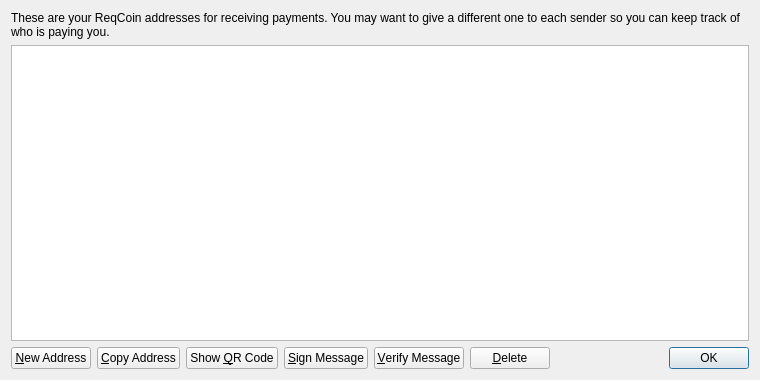
<?xml version="1.0" encoding="UTF-8"?>
<ui version="4.0">
 <class>AddressBookPage</class>
 <widget class="QWidget" name="AddressBookPage">
  <property name="geometry">
   <rect>
    <x>0</x>
    <y>0</y>
    <width>760</width>
    <height>380</height>
   </rect>
  </property>
  <property name="windowTitle">
   <string>Address Book</string>
  </property>
  <layout class="QVBoxLayout" name="verticalLayout">
   <item>
    <widget class="QLabel" name="labelExplanation">
     <property name="text">
      <string>These are your ReqCoin addresses for receiving payments. You may want to give a different one to each sender so you can keep track of who is paying you.</string>
     </property>
     <property name="textFormat">
      <enum>Qt::PlainText</enum>
     </property>
     <property name="wordWrap">
      <bool>true</bool>
     </property>
    </widget>
   </item>
   <item>
    <widget class="QTableView" name="tableView">
     <property name="contextMenuPolicy">
      <enum>Qt::CustomContextMenu</enum>
     </property>
     <property name="toolTip">
      <string>Double-click to edit address or label</string>
     </property>
     <property name="tabKeyNavigation">
      <bool>false</bool>
     </property>
     <property name="alternatingRowColors">
      <bool>true</bool>
     </property>
     <property name="selectionMode">
      <enum>QAbstractItemView::SingleSelection</enum>
     </property>
     <property name="selectionBehavior">
      <enum>QAbstractItemView::SelectRows</enum>
     </property>
     <property name="sortingEnabled">
      <bool>true</bool>
     </property>
     <attribute name="verticalHeaderVisible">
      <bool>false</bool>
     </attribute>
    </widget>
   </item>
   <item>
    <layout class="QHBoxLayout" name="horizontalLayout">
     <item>
      <widget class="QPushButton" name="newAddressButton">
       <property name="toolTip">
        <string>Create a new address</string>
       </property>
       <property name="text">
        <string>&amp;New Address</string>
       </property>
       <property name="icon">
        <iconset resource="../bitcoin.qrc">
         <normaloff>:/icons/add</normaloff>:/icons/add</iconset>
       </property>
      </widget>
     </item>
     <item>
      <widget class="QPushButton" name="copyToClipboard">
       <property name="toolTip">
        <string>Copy the currently selected address to the system clipboard</string>
       </property>
       <property name="text">
        <string>&amp;Copy Address</string>
       </property>
       <property name="icon">
        <iconset resource="../bitcoin.qrc">
         <normaloff>:/icons/editcopy</normaloff>:/icons/editcopy</iconset>
       </property>
      </widget>
     </item>
     <item>
      <widget class="QPushButton" name="showQRCode">
       <property name="text">
        <string>Show &amp;QR Code</string>
       </property>
       <property name="icon">
        <iconset resource="../bitcoin.qrc">
         <normaloff>:/icons/qrcode</normaloff>:/icons/qrcode</iconset>
       </property>
      </widget>
     </item>
     <item>
      <widget class="QPushButton" name="signMessage">
       <property name="toolTip">
        <string>Sign a message to prove you own a Bitcoin address</string>
       </property>
       <property name="text">
        <string>&amp;Sign Message</string>
       </property>
       <property name="icon">
        <iconset resource="../bitcoin.qrc">
         <normaloff>:/icons/edit</normaloff>:/icons/edit</iconset>
       </property>
      </widget>
     </item>
     <item>
      <widget class="QPushButton" name="verifyMessage">
       <property name="toolTip">
        <string>Verify a message to ensure it was signed with a specified Bitcoin address</string>
       </property>
       <property name="text">
        <string>&amp;Verify Message</string>
       </property>
       <property name="icon">
        <iconset resource="../bitcoin.qrc">
         <normaloff>:/icons/transaction_0</normaloff>:/icons/transaction_0</iconset>
       </property>
      </widget>
     </item>
     <item>
      <widget class="QPushButton" name="deleteButton">
       <property name="toolTip">
        <string>Delete the currently selected address from the list. Only sending addresses can be deleted.</string>
       </property>
       <property name="text">
        <string>&amp;Delete</string>
       </property>
       <property name="icon">
        <iconset resource="../bitcoin.qrc">
         <normaloff>:/icons/remove</normaloff>:/icons/remove</iconset>
       </property>
      </widget>
     </item>
     <item>
      <spacer name="horizontalSpacer">
       <property name="orientation">
        <enum>Qt::Horizontal</enum>
       </property>
       <property name="sizeHint" stdset="0">
        <size>
         <width>40</width>
         <height>20</height>
        </size>
       </property>
      </spacer>
     </item>
     <item>
      <widget class="QDialogButtonBox" name="buttonBox">
       <property name="sizePolicy">
        <sizepolicy hsizetype="Maximum" vsizetype="Fixed">
         <horstretch>0</horstretch>
         <verstretch>0</verstretch>
        </sizepolicy>
       </property>
       <property name="standardButtons">
        <set>QDialogButtonBox::Ok</set>
       </property>
      </widget>
     </item>
    </layout>
   </item>
  </layout>
 </widget>
 <resources>
  <include location="../bitcoin.qrc"/>
 </resources>
 <connections/>
</ui>
